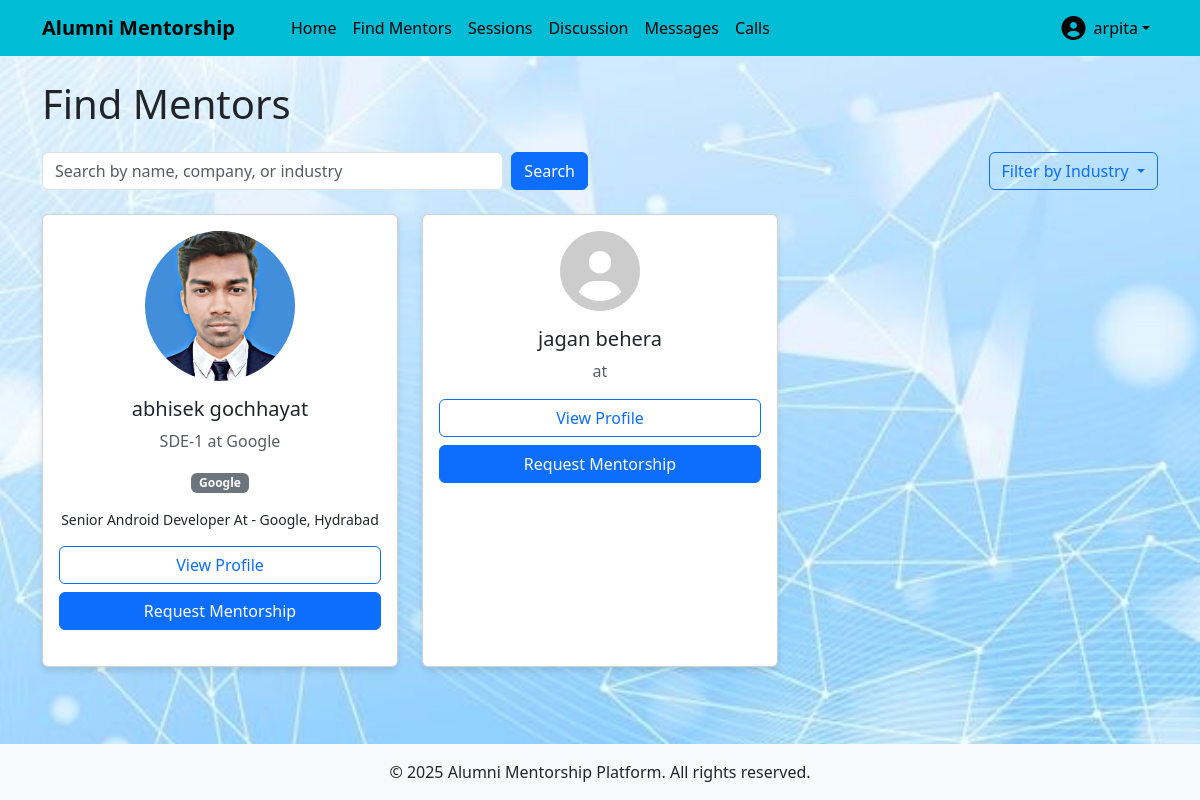
Screenshot of /users/alumni/ (signed in) with the database file from the repository.
### users/models.py (models this page shows, shortened)
class CustomUser(AbstractUser):
    USER_TYPE_CHOICES = (
        ('student', 'Student'),
        ('alumni', 'Alumni'),
    )
    user_type = models.CharField(max_length=10, choices=USER_TYPE_CHOICES)
    bio = models.TextField(blank=True)
    profile_picture = models.ImageField(upload_to='profile_pics/', blank=True, null=True)
    graduation_year = models.IntegerField(null=True, blank=True)
    company = models.CharField(max_length=100, blank=True)
    position = models.CharField(max_length=100, blank=True)
    industry = models.CharField(max_length=100, blank=True)
    course = models.CharField(max_length=100, blank=True)
    year_of_study = models.IntegerField(null=True, blank=True)

### users/views.py (the view)
# urls.py: path('alumni/', views.alumni_list, name='alumni_list'),
@login_required
def alumni_list(request):
    alumni = CustomUser.objects.filter(user_type='alumni')
    return render(request, 'users/alumni_list.html', {'alumni': alumni})

### templates/users/alumni_list.html (shortened to what this page needs)
{% extends 'base.html' %}
{% block content %}
<h1 class="mb-4">Find Mentors</h1>
<div class="row mb-4">
    <div class="col-md-6">
        <form method="get" class="d-flex">
            <input type="text" name="search" class="form-control me-2" placeholder="Search by name, company, or industry" value="{{ request.GET.search }}">
            <button type="submit" class="btn btn-primary">Search</button>
        </form>
    </div>
    <div class="col-md-6">
        <div class="d-flex justify-content-end">
            <div class="dropdown">
                <button class="btn btn-outline-primary dropdown-toggle" type="button" id="filterDropdown" data-bs-toggle="dropdown">
                    Filter by Industry
                </button>
            </div>
        </div>
    </div>
</div>
<div class="row">
    {% for alum in alumni %}
        <div class="col-md-4 mb-4">
            <div class="card h-100">
                <div class="card-body text-center">
                    {% if alum.profile_picture %}
                        <img src="{{ alum.profile_picture.url }}" alt="{{ alum.get_full_name }}" class="profile-pic-lg mb-3">
                    {% else %}
                        <i class="fas fa-user-circle mb-3" style="font-size: 5rem; color: #ccc;"></i>
                    {% endif %}
                    <h5 class="card-title">{{ alum.get_full_name }}</h5>
                    <p class="card-text text-muted">{{ alum.position }} at {{ alum.company }}</p>
                    <p class="card-text"><span class="badge bg-secondary">{{ alum.industry }}</span></p>
                    <p class="card-text small">{{ alum.bio|truncatechars:100 }}</p>
                    <div class="d-grid gap-2">
                        <a href="{% url 'user_detail' alum.username %}" class="btn btn-outline-primary">View Profile</a>
                        <a href="{% url 'request_mentorship' alum.id %}" class="btn btn-primary">Request Mentorship</a>
                    </div>
                </div>
            </div>
        </div>
    {% empty %}
        <div class="col-12">
            <div class="alert alert-info">
                No alumni found matching your criteria. Try adjusting your search or filters.
            </div>
        </div>
    {% endfor %}
</div>
{% endblock %}

### templates/base.html (shortened to what this page needs)
<!DOCTYPE html>
<html lang="en">
  <head>
    <link
      href="https://cdn.jsdelivr.net/npm/bootstrap@5.3.0/dist/css/bootstrap.min.css"
      rel="stylesheet"
    />
    <link
      rel="stylesheet"
      href="https://cdnjs.cloudflare.com/ajax/libs/font-awesome/6.0.0/css/all.min.css"
    />
  </head>
  <body>
    <header>
      <nav class="navbar navbar-expand-lg navbar-dark">
        <div class="container">
          <a class="navbar-brand" href="{% url 'home' %}">Alumni Mentorship</a>
          <div class="collapse navbar-collapse" id="navbarNav">
            <ul class="navbar-nav me-auto">
              {% if user.is_authenticated %}
              <li class="nav-item">
                <a class="nav-link" href="{% url 'home' %}">Home</a>
              </li>
              {% if user.user_type == 'student' %}
              <li class="nav-item">
                <a class="nav-link" href="{% url 'alumni_list' %}"
                  >Find Mentors</a
                >
              </li>
              {% endif %}
              <li class="nav-item">
                <a class="nav-link" href="{% url 'group_sessions' %}"
                  > Sessions</a
                >
              </li>
              <li class="nav-item">
                <a class="nav-link" href="{% url 'topic_list' %}"
                  >Discussion </a
                >
              </li>
              <li class="nav-item">
                <a class="nav-link" href="{% url 'chat_list' %}">Messages</a>
              </li>
              <li class="nav-item">
                <a class="nav-link" href="{% url 'call_home' %}">Calls</a>
              </li>
              {% endif %}
            </ul>
            <ul class="navbar-nav">
              {% if user.is_authenticated %}
              <li class="nav-item dropdown">
                <a
                  class="nav-link dropdown-toggle d-flex align-items-center"
                  href="#"
                  id="navbarDropdown"
                  role="button"
                  data-bs-toggle="dropdown"
                >
                  {% if user.profile_picture %}
                  <img
                    src="{{ user.profile_picture.url }}"
                    alt="Profile"
                    class="profile-pic me-2"
                  />
                  {% else %}
                  <i
                    class="fas fa-user-circle me-2"
                    style="font-size: 1.5rem"
                  ></i>
                  {% endif %} {{ user.username }}
                </a>
              </li>
              {% endif %}
            </ul>
          </div>
        </div>
      </nav>
    </header>
    <main class="container py-4">
       {% block content %}{% endblock %}
    </main>
    <footer class="bg-light py-3 mt-auto">
      <div class="container text-center">
        <p class="mb-0">
          &copy; {% now "Y" %} Alumni Mentorship Platform. All rights reserved.
        </p>
      </div>
    </footer>
  </body>
</html>

### templates/base.html (style rules this page uses)
body { min-height: 100vh; display: flex; flex-direction: column; background-image: url("/static/images/img.jpg"); background-size: cover; background-repeat: no-repeat; background-position: center; }
main { flex: 1; }
.navbar-brand { font-weight: bold; padding-right: 2rem; color: #000; }
.navbar { background: #00bcd4; }
.nav-item { gap: 1rem; }
#navbarNav { gap: 2rem; }
.profile-pic-lg { width: 150px; height: 150px; border-radius: 50%; object-fit: cover; }
.card { margin-bottom: 20px; box-shadow: 0 4px 6px rgba(0, 0, 0, 0.1); }
.navbar li a { color: black; }

### rows the page displays
CustomUser: username "arpita"
CustomUser: profile_picture (picture), get_full_name "abhisek gochhayat", position "SDE-1", company "Google", industry "Google", bio "Senior Android Developer At - Google, Hydrabad"
CustomUser: get_full_name "jagan behera"
